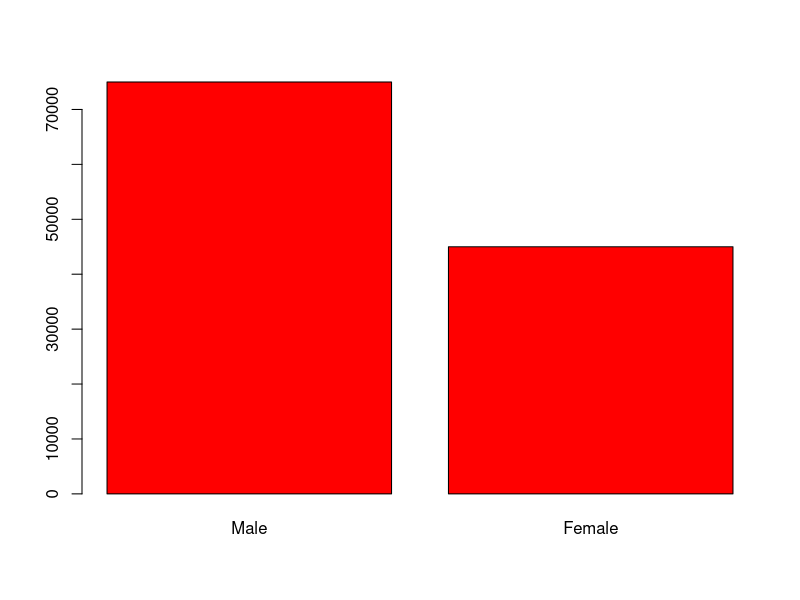
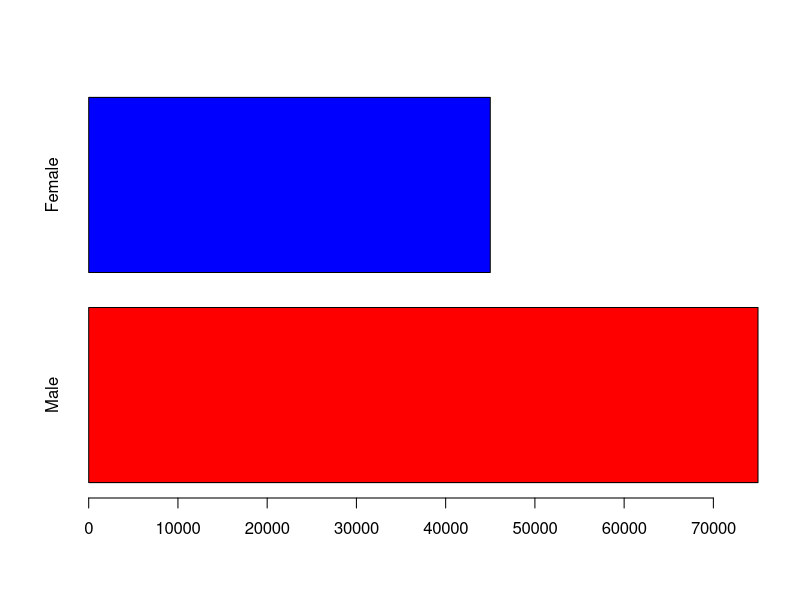

Generate these figures, in order, with R:
data <- c(75000,45000)
gender <- c("Male","Female")

barplot(data,
        names.arg = gender,
        col = "red")



barplot(data,
        names.arg = gender,
        col = c("red","blue"),
        horiz = T)